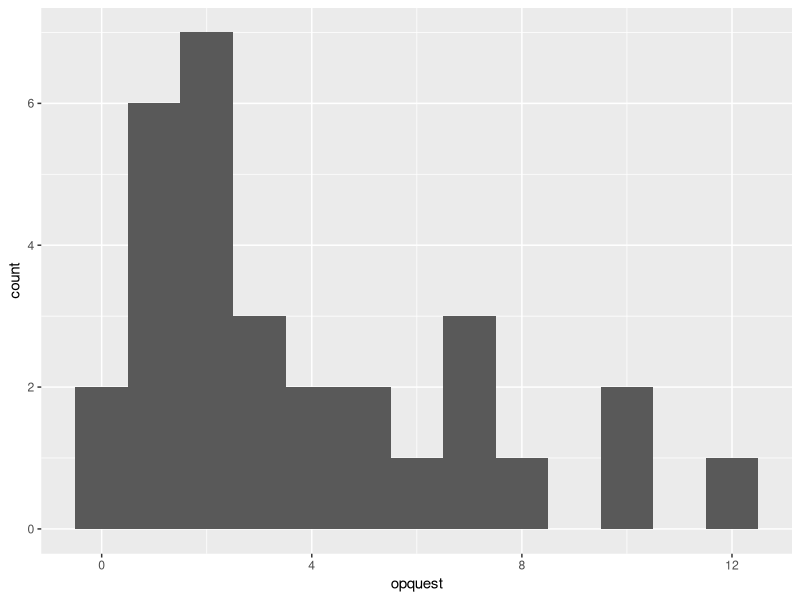
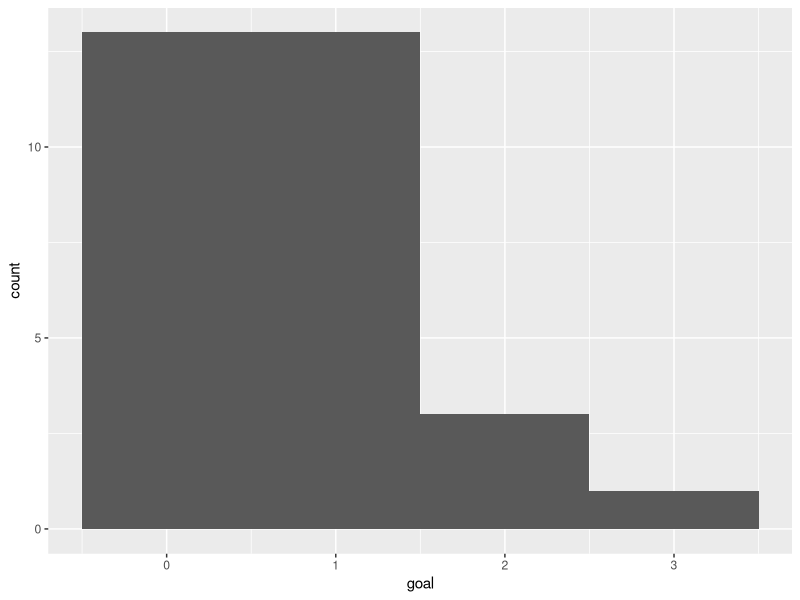
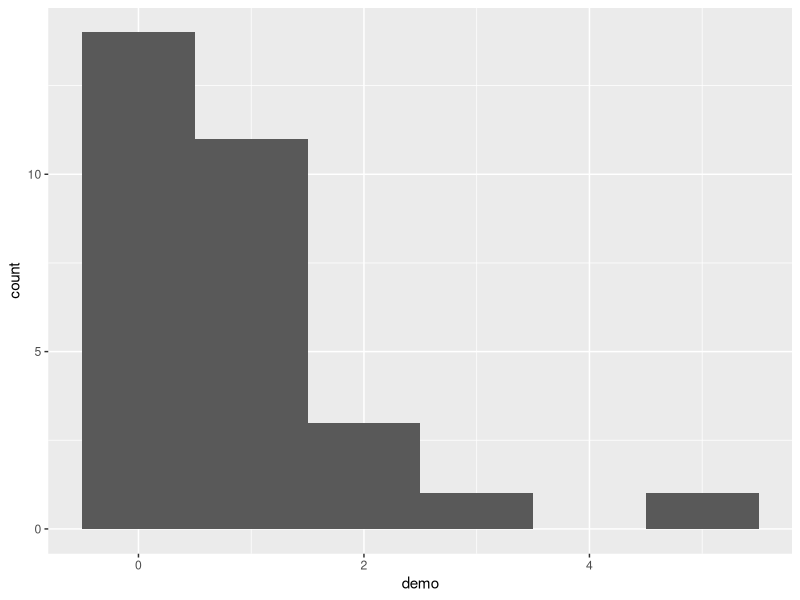
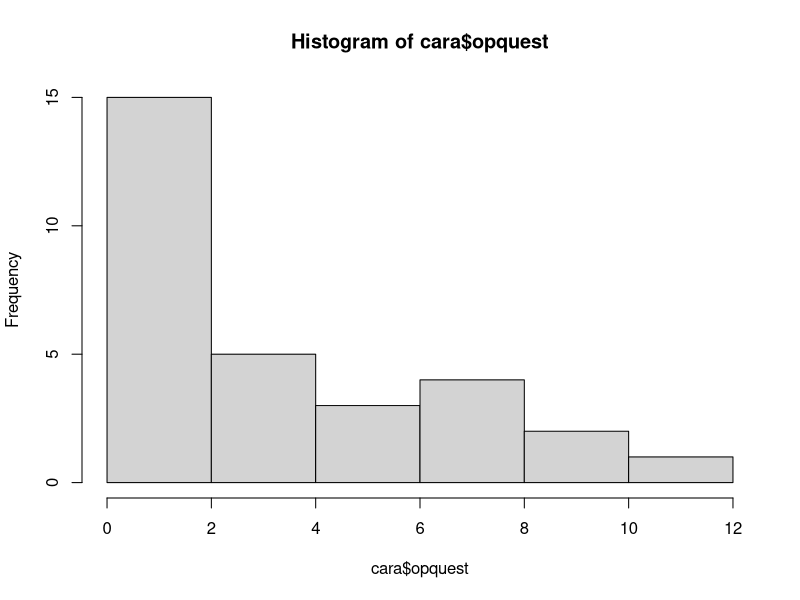
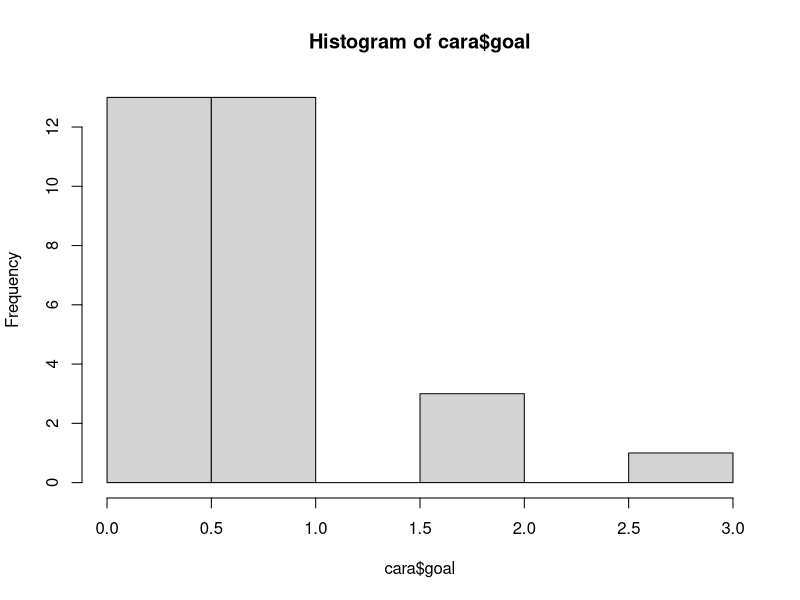
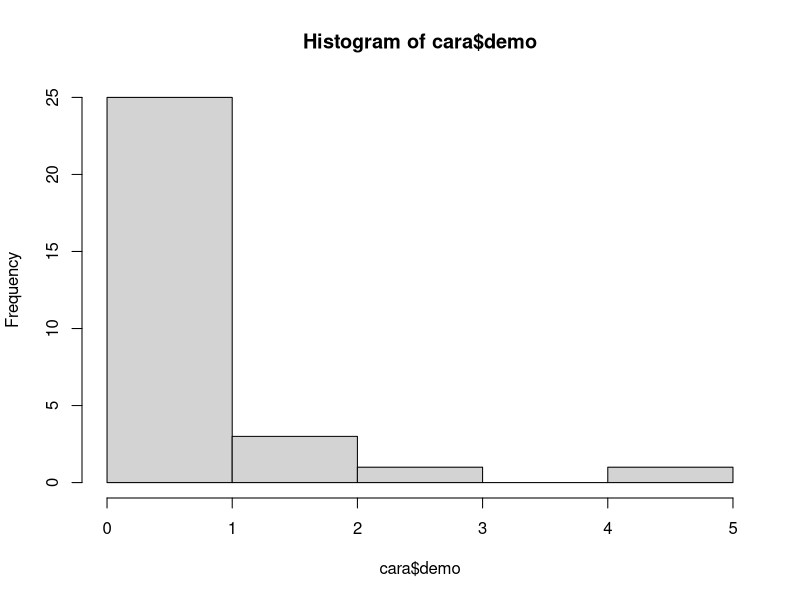
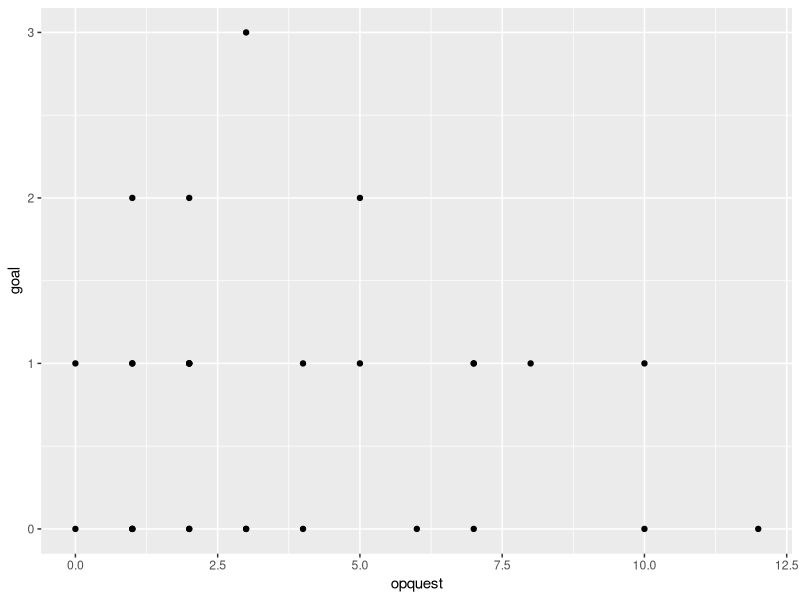
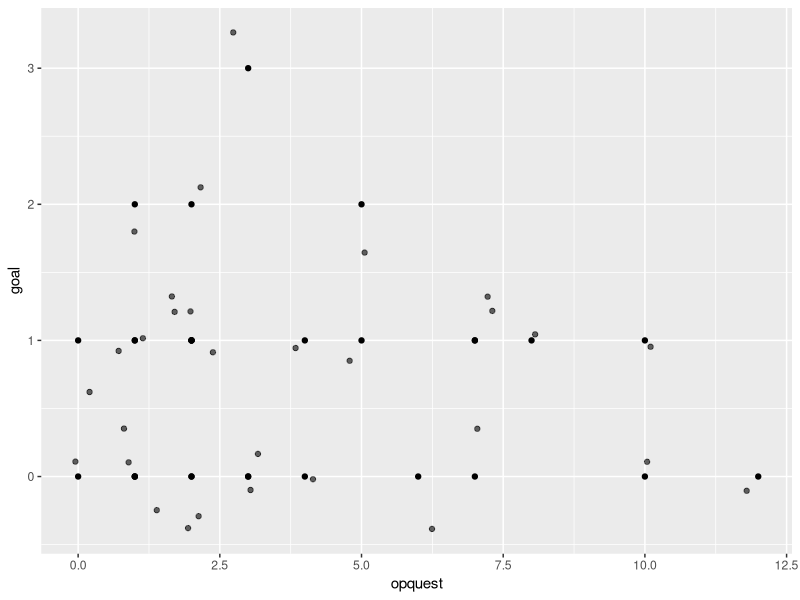

Reproduce these figures in R, in order. (Note: this script raises an error after producing the figures.)
## ---- chunk 1
#import data
library(readr)
cara <- read_csv("cara.csv")


#Then load the tidyverse and psych package
library(tidyverse)
library(psych)



# 1. histograms
# using ggplots
ggplot(cara, aes(x=opquest)) +
  geom_histogram(binwidth=1)
# This data looks slightly right skewed (or positive skewed). Most mothers asked a few open ended
# questions. But a few mothers asked a lot of open ended questions.


ggplot(cara, aes(x=goal)) +
  geom_histogram(binwidth=1)
# Based on this histogram, mentioning goals seems very rare. This variable
# also looks a little right skewed.

ggplot(cara, aes(x=demo)) +
  geom_histogram(binwidth=1)
# This data also looks slightly right skewed (or positive skewed).
# Most mothers used few demonstrations. But a few mothers asked a
# lot of open ended questions.


# or you could have use base R

hist(cara$opquest)
hist(cara$goal)
hist(cara$demo)

# 2. scatterplots

ggplot(cara, aes(x=opquest, y=goal)) +
  geom_point()
# This is tough to interpret (sorry guys). Part of the reason why is because there is so much
# overlap in the data points (this is called overplotting). Also, it's a small sample size.
# There is a ggplot function called jitter that adds random noise to a plot, which some times can
# make plats easier to read.

# add jitter (the alpha here means how dark the jitter dots are. 1 = black; closer to 0 is lighter)
ggplot(cara, aes(x=opquest, y=goal)) +
  geom_point() +
  geom_jitter(alpha = .6)
# still kind of hard to read... I would say that it is a close to zero correlation.

ggplot(cara, aes(x=opquest, y=demo)) +
  geom_point() +
  geom_jitter(alpha = .6)
# again - it looks to me like a zero correlation


ggplot(cara, aes(x=goal, y=demo)) +
  geom_point() +
  geom_jitter(alpha = .6)
# zero association - goals and demo are not related.

#3. Descriptive stats

# using tidyverse and psych
cara %>%
  describe()
# Number of open questions: M =  3.80, SD = 3.22, range = 12
# Goals: M = 0.73, SD = 0.78, range = 3
# Demonstrations: M = 0.83, SD = 1.12, range = 5

#or you could have used base R
mean(hw1$opquest)
sd(hw1$opquest)
summary(hw1$opquest)

mean(hw1$goal)
sd(hw1$goal)
summary(hw1$goal)

mean(hw1$demo)
sd(hw1$demo)
summary(hw1$demo)


#4. frequency tables

cara %>%
  count(opquest)

cara %>%
  count(goal)

cara %>%
  count(demo)

